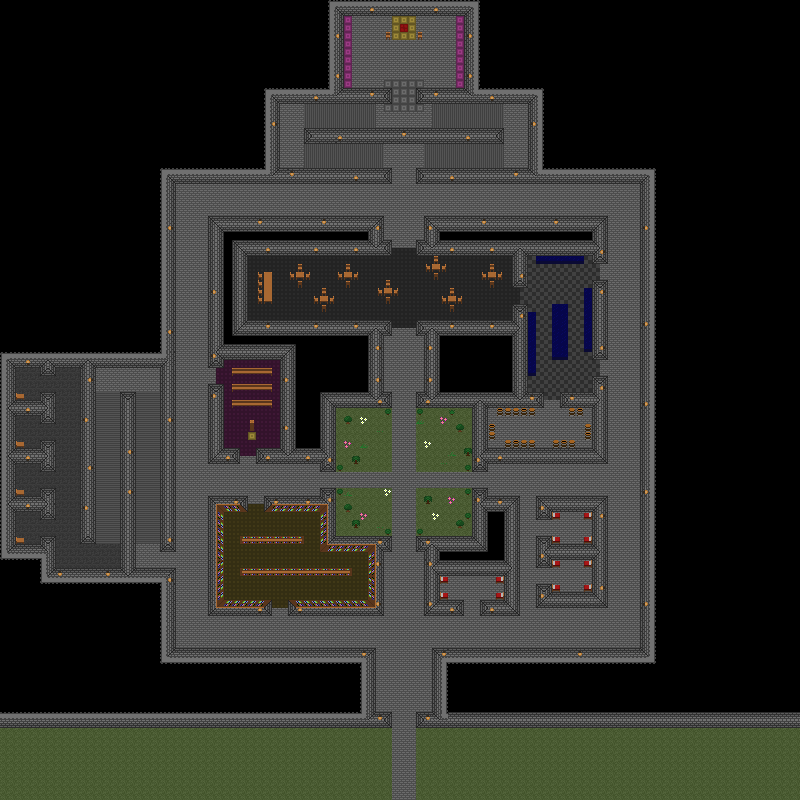

Tiled map render using the project's own tile images. Description and the map definition, with tile-layer contents summarised, below:
An orthogonal 100x100 tile map with 8x8 px tiles, 2 tile layers (Floor, Objects) and 227 objects (168x object, 24x Door, 10x Guard, 10x Patrol, 4x Point, ...).

<map version="1.0" orientation="orthogonal" width="100" height="100" tilewidth="8" tileheight="8">
 <tileset firstgid="1" name="Tiles" tilewidth="8" tileheight="8" spacing="2" margin="1">
  <image source="tiles.png" width="128" height="128" />
  <tile id="1">
   <properties>
    <property name="torch" value="" />
   </properties>
  </tile>
  <tile id="24">
   <properties>
    <property name="floorType" value="stone" />
   </properties>
  </tile>
  <tile id="25">
   <properties>
    <property name="floorType" value="stone" />
    <property name="stairs" value="" />
   </properties>
  </tile>
  <tile id="26">
   <properties>
    <property name="floorType" value="stone" />
   </properties>
  </tile>
  <tile id="27">
   <properties>
    <property name="floorType" value="stone" />
   </properties>
  </tile>
  <tile id="28">
   <properties>
    <property name="floorType" value="grass" />
   </properties>
  </tile>
  <tile id="36">
   <properties>
    <property name="floorType" value="carpet" />
   </properties>
  </tile>
  <tile id="37">
   <properties>
    <property name="floorType" value="carpet" />
   </properties>
  </tile>
  <tile id="38">
   <properties>
    <property name="floorType" value="carpet" />
   </properties>
  </tile>
  <tile id="39">
   <properties>
    <property name="floorType" value="carpet" />
   </properties>
  </tile>
  <tile id="84">
   <properties>
    <property name="floorType" value="carpet" />
   </properties>
  </tile>
  <tile id="85">
   <properties>
    <property name="floorType" value="stone" />
   </properties>
  </tile>
  <tile id="86">
   <properties>
    <property name="floorType" value="carpet" />
   </properties>
  </tile>
  <tile id="87">
   <properties>
    <property name="floorType" value="carpet" />
   </properties>
  </tile>
  <tile id="88">
   <properties>
    <property name="floorType" value="carpet" />
   </properties>
  </tile>
  <tile id="89">
   <properties>
    <property name="floorType" value="carpet" />
   </properties>
  </tile>
  <tile id="90">
   <properties>
    <property name="floorType" value="stone" />
   </properties>
  </tile>
 </tileset>
 <layer name="Floor" width="100" height="100">
  <data>[10000 cells, 3843 non-empty, 12 distinct tile ids]</data>
 </layer>
 <layer name="Objects" width="100" height="100">
  <data>[10000 cells, 2256 non-empty, 46 distinct tile ids]</data>
 </layer>
 <objectgroup name="Physics" width="100" height="100">
  <object name="3" type="object" x="336" y="16" width="8" height="72" />
  <object name="1" type="object" x="344" y="8" width="120" height="8" />
  <object name="2" type="object" x="464" y="16" width="8" height="72" />
  <object name="4" type="object" x="272" y="88" width="120" height="16" />
  <object name="5" type="object" x="416" y="88" width="120" height="16" />
  <object name="6" type="object" x="528" y="104" width="8" height="64" />
  <object name="aa10" type="object" x="416" y="168" width="232" height="16" />
  <object name="7" type="object" x="304" y="128" width="200" height="16" />
  <object name="9" type="object" x="160" y="168" width="232" height="16" />
  <object name="8" type="object" x="272" y="104" width="8" height="64" />
  <object name="throneRoomChair1" type="object" x="386" y="32" width="5" height="8" />
  <object name="throneRoomChair2" type="object" x="418" y="32" width="5" height="8" />
  <object name="11" type="object" x="160" y="168" width="16" height="384" />
  <object name="12" type="object" x="0" y="352" width="176" height="16" />
  <object name="13" type="object" x="0" y="352" width="16" height="208" />
  <object name="21" type="object" x="0" y="544" width="56" height="16" />
  <object name="22" type="object" x="40" y="536" width="16" height="48" />
  <object name="23" type="object" x="40" y="568" width="120" height="16" />
  <object name="28" type="object" x="120" y="392" width="16" height="192" />
  <object name="22" type="object" x="80" y="352" width="16" height="192" />
  <object name="19" type="object" x="0" y="496" width="56" height="16" />
  <object name="17" type="object" x="0" y="448" width="56" height="16" />
  <object name="15" type="object" x="0" y="400" width="56" height="16" />
  <object name="14" type="object" x="40" y="352" width="16" height="24" />
  <object name="16" type="object" x="40" y="392" width="16" height="32" />
  <object name="18" type="object" x="40" y="440" width="16" height="32" />
  <object name="20" type="object" x="40" y="488" width="16" height="32" />
  <object name="29" type="object" x="160" y="568" width="16" height="96" />
  <object name="30" type="object" x="160" y="648" width="216" height="16" />
  <object name="31" type="object" x="360" y="648" width="16" height="80" />
  <object name="32" type="object" x="0" y="712" width="392" height="16" />
  <object name="33" type="object" x="416" y="712" width="384" height="16" />
  <object name="34" type="object" x="432" y="648" width="16" height="80" />
  <object name="35" type="object" x="432" y="648" width="224" height="16" />
  <object name="41" type="object" x="640" y="168" width="16" height="496" />
  <object name="a1" type="object" x="416" y="240" width="192" height="16" />
  <object name="a2" type="object" x="512" y="240" width="16" height="48" />
  <object name="a3" type="object" x="592" y="216" width="16" height="48" />
  <object name="a4" type="object" x="424" y="216" width="184" height="16" />
  <object name="a5" type="object" x="424" y="216" width="16" height="40" />
  <object name="a8" type="object" x="592" y="280" width="16" height="80" />
  <object name="a9" type="object" x="592" y="376" width="16" height="88" />
  <object name="a10" type="object" x="560" y="392" width="48" height="16" />
  <object name="a11" type="object" x="472" y="448" width="136" height="16" />
  <object name="a12" type="object" x="472" y="392" width="16" height="80" />
  <object name="a13" type="object" x="416" y="392" width="128" height="16" />
  <object name="a14" type="object" x="424" y="320" width="16" height="88" />
  <object name="a15" type="object" x="416" y="320" width="112" height="16" />
  <object name="a16" type="object" x="512" y="304" width="16" height="104" />
  <object name="b5" type="object" x="536" y="584" width="16" height="24" />
  <object name="b4" type="object" x="536" y="592" width="72" height="16" />
  <object name="b3" type="object" x="592" y="496" width="16" height="112" />
  <object name="b2" type="object" x="536" y="496" width="72" height="16" />
  <object name="b1" type="object" x="536" y="496" width="16" height="24" />
  <object name="b7" type="object" x="536" y="536" width="16" height="32" />
  <object name="b6" type="object" x="536" y="544" width="72" height="16" />
  <object name="b8" type="object" x="472" y="488" width="16" height="64" />
  <object name="b9" type="object" x="472" y="496" width="48" height="16" />
  <object name="b10" type="object" x="504" y="496" width="16" height="120" />
  <object name="b11" type="object" x="480" y="600" width="40" height="16" />
  <object name="b15" type="object" x="424" y="600" width="40" height="16" />
  <object name="b14" type="object" x="424" y="536" width="16" height="80" />
  <object name="b12" type="object" x="424" y="560" width="96" height="16" />
  </objectgroup>
 <objectgroup name="Lights" width="100" height="100" visible="0">
  <properties>
   <property name="ambientColor" value="25, 25, 25, 62" />
  </properties>
  <!-- 76 objects omitted --></objectgroup>
 <objectgroup name="Entities" width="100" height="100">
  <!-- 72 objects omitted --></objectgroup>
 <objectgroup name="Rooms" width="100" height="100" visible="0">
  <!-- 34 objects omitted --></objectgroup>
 <objectgroup name="Paths" width="100" height="100">
  <!-- 29 objects omitted --></objectgroup>
 <objectgroup name="Events" width="100" height="100" visible="0">
  <!-- 17 objects omitted --></objectgroup>
</map>
<!-- 164 of 227 objects omitted -->
